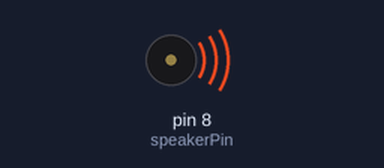
The sketch below on a simulated Arduino Uno, built with avr-gcc and run on an emulated ATmega328P. Shown: buzzer (waves = sounding).

Above: at 0.05 s.
Timing chart, 0 to 3.0 s (numbered marks = the images above):
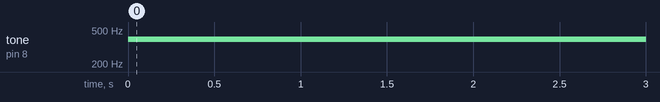

Measured:
- by itself, tone on pin 8 (speakerPin): silent → 392 Hz at 0.00 s

The sketch:

notas.ino
```cpp
#define NOTE_B0  31
#define NOTE_C1  33
#define NOTE_CS1 35
#define NOTE_D1  37
#define NOTE_DS1 39
#define NOTE_E1  41
#define NOTE_F1  44
#define NOTE_FS1 46
#define NOTE_G1  49
#define NOTE_GS1 52
#define NOTE_A1  55
#define NOTE_AS1 58
#define NOTE_B1  62
#define NOTE_C2  65
#define NOTE_CS2 69
#define NOTE_D2  73
#define NOTE_DS2 78
#define NOTE_E2  82
#define NOTE_F2  87
#define NOTE_FS2 93
#define NOTE_G2  98
#define NOTE_GS2 104
#define NOTE_A2  110
#define NOTE_AS2 117
#define NOTE_B2  123
#define NOTE_C3  131
#define NOTE_CS3 139
#define NOTE_D3  147
#define NOTE_DS3 156
#define NOTE_E3  165
#define NOTE_F3  175
#define NOTE_FS3 185
#define NOTE_G3  196
#define NOTE_GS3 208
#define NOTE_A3  220
#define NOTE_AS3 233
#define NOTE_B3  247
#define NOTE_C4  262
#define NOTE_CS4 277
#define NOTE_D4  294
#define NOTE_DS4 311
#define NOTE_E4  330
#define NOTE_F4  349
#define NOTE_FS4 370
#define NOTE_G4  392
#define NOTE_GS4 415
#define NOTE_A4  440
#define NOTE_AS4 466
#define NOTE_B4  494
#define NOTE_C5  523
#define NOTE_CS5 554
#define NOTE_D5  587
#define NOTE_DS5 622
#define NOTE_E5  659
#define NOTE_F5  698
#define NOTE_FS5 740
#define NOTE_G5  784
#define NOTE_GS5 831
#define NOTE_A5  880
#define NOTE_AS5 932
#define NOTE_B5  988
#define NOTE_C6  1047
#define NOTE_CS6 1109
#define NOTE_D6  1175
#define NOTE_DS6 1245
#define NOTE_E6  1319
#define NOTE_F6  1397
#define NOTE_FS6 1480
#define NOTE_G6  1568
#define NOTE_GS6 1661
#define NOTE_A6  1760
#define NOTE_AS6 1865
#define NOTE_B6  1976
#define NOTE_C7  2093
#define NOTE_CS7 2217
#define NOTE_D7  2349
#define NOTE_DS7 2489
#define NOTE_E7  2637
#define NOTE_F7  2794
#define NOTE_FS7 2960
#define NOTE_G7  3136
#define NOTE_GS7 3322
#define NOTE_A7  3520
#define NOTE_AS7 3729
#define NOTE_B7  3951
#define NOTE_C8  4186
#define NOTE_CS8 4435
#define NOTE_D8  4699
#define NOTE_DS8 4978

int speakerPin = 8;

void setup()
{
  pinMode(speakerPin, OUTPUT);
}

void loop()
{
  tone(speakerPin, NOTE_G4);
  delay(1000);
  noTone(speakerPin);
}
```
